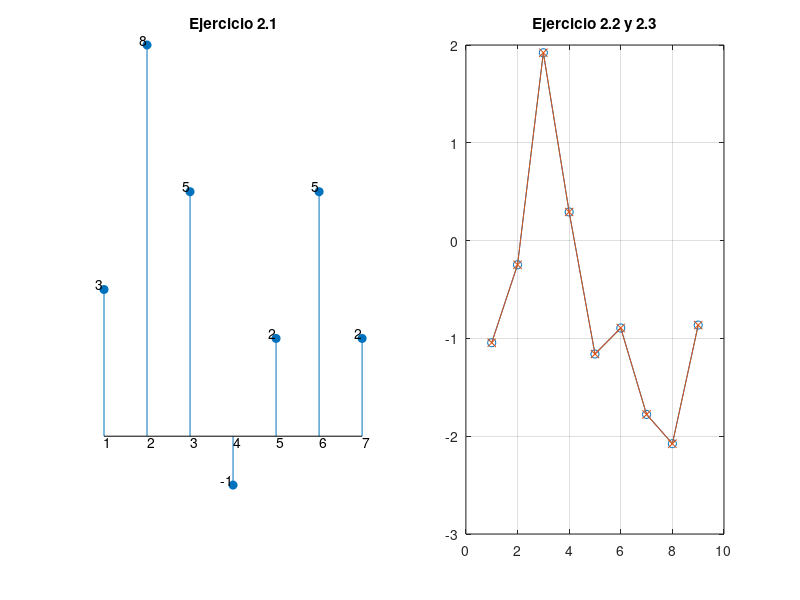

This figure's MATLAB source:
% <------- Guia 3 - Ejercicio 2 ----------->

clc; % borra la consola 
close all; % cierra las ventanas de imagen

% punto 1

x = [3, 2, -2, 1, 2]; % señal
h = [1, 2, 1]; % kernel
M = length(x); % longitud e la secuencia de entrada
N = length(h); % longitud del kernel
y = zeros(1, N+M-1); % vector resultado
r_des = zeros(1, N); % registro de desplazamiento
x_ext = [x, zeros(1, N-1)]; % vector x extendido
for n = 1:M+N-1
  r_des = [x_ext(n), r_des(1:N-1)]; % llena el registro de desplazamiento con las ultimas N muestras de x
  for i = 1:N
    y(n) = y(n) + ( h(i) * r_des(i) ); % sumatoria de convolución
  end
end
figure('name','Guia 3 ejercicio 2');
subplot(1,2,1);  % subplot (filas, columnas, indice)
stem(y,'filled') % graficas de secuencias
title ('Ejercicio 2.1'); %titulo
% modificaciones para los ejes
axis off;
for l = 1:M+N-1
  text (l, y(l), mat2str(y(l)),'horizontalalignment','right','verticalalignment','bottom')
  text (l, 0,  int2str(l),'verticalalignment','top')
end


% punto 2

x2 = randn(1,7);% nueva secuencia de 7 elementos
M2 = length(x2); % longitud e la secuencia de entrada
y2 = zeros(1, N+M2-1); % vector resultado
r_des = zeros(1, N); % reinicializa el registro de desplazamiento
x2_ext = [x2, zeros(1, N-1)]; % vector x2 extendido

for n = 1:M2+N-1
  r_des = [x2_ext(n), r_des(1:N-1)]; % llena el registro de desplazamiento con las ultimas N muestras de x2
  for i = 1:N
    y2(n) = y2(n) + ( h(i) * r_des(i) ); % sumatoria de convolución
  end
end
subplot(1,2,2);
plot(y2,'o-') % graficas de secuencias
y2_conv = conv(x2, h); % usando el operador convolucion
hold all;
plot(y2_conv,'x-')
grid
title ('Ejercicio 2.2 y 2.3');

% punto 3

x3 = randn(1,1000); % nuevo vector señal
h3 = randn(1,1000); % nuevo vector kernel
M3 = length(x3); % longitud e la secuencia de entrada
N3 = length(h3); % longitud del kernel
y3 = zeros(1, N3+M3-1); % nuevo vector resultado
r_des = zeros(1, N3); % reinicializa el registro de desplazamiento
x3_ext = [x3, zeros(1, N3-1)]; % vector x extendido
tic();
for n = 1:M3+N3-1
  r_des = [x3_ext(n), r_des(1:N3-1)]; % llena el registro de desplazamiento con las ultimas N muestras de x3
  h3t = h3'; %matriz transpuesta (N3 filas, 1 columna)
  y3(n) = r_des * h3t;
end
t_mat = toc(); % tiempo para la convolucion matricial
% reinicializa los vectores para la convolucion matricial
y3 = zeros(1, N3+M3-1); % vector resultado
r_des = zeros(1, N3); % registro de desplazamiento
x3_ext = [x3, zeros(1, N3-1)]; % vector x extendido

tic();
for n = 1:M3+N3-1
  r_des = [x3_ext(n), r_des(1:N3-1)]; % llena el registro de desplazamiento con las ultimas N muestras de x3
  for i = 1:N3
    y3(n) = y3(n) + ( h3(i) * r_des(i) ); % sumatoria de convolución
  end
end
t_for = toc (); % tiempo para la convolucion con bucle

tiempos = [sprintf('tiempo para la convolucion utilizando matrices: %d segundos \n', t_mat)];
tiempos = [tiempos sprintf('tiempo para la convolucion utilizando iteraciones: %d segundos \n', t_for)];
tiempos

%%%%%%%%%%%%%%%%%%%%%%%%%%%%%%%%%%%%%%%%%%%%%%%%%%%%%%%%%%%%%%%%%%%%%%%
%OCTAVE:                                                              %
% tiempo para la convolucion utilizando matrices: 0.103 segundos      %
% tiempo para la convolucion utilizando iteraciones: 58.23 segundos   %
%MATLAB                                                               %
% tiempo para la convolucion utilizando matrices: 3.48e-02 segundos   %
% tiempo para la convolucion utilizando iteraciones: 8.88e-02 segundos%
%%%%%%%%%%%%%%%%%%%%%%%%%%%%%%%%%%%%%%%%%%%%%%%%%%%%%%%%%%%%%%%%%%%%%%%
